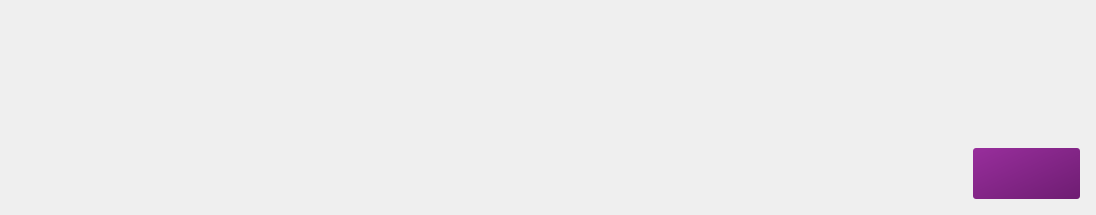
<?xml version="1.0" encoding="UTF-8"?>
<ui version="4.0">
 <class>StorePromoBanner</class>
 <widget class="QWidget" name="StorePromoBanner">
  <property name="geometry">
   <rect>
    <x>0</x>
    <y>0</y>
    <width>1096</width>
    <height>215</height>
   </rect>
  </property>
  <property name="sizePolicy">
   <sizepolicy hsizetype="Fixed" vsizetype="Fixed">
    <horstretch>0</horstretch>
    <verstretch>0</verstretch>
   </sizepolicy>
  </property>
  <property name="minimumSize">
   <size>
    <width>1096</width>
    <height>215</height>
   </size>
  </property>
  <property name="maximumSize">
   <size>
    <width>1096</width>
    <height>215</height>
   </size>
  </property>
  <property name="windowTitle">
   <string>Form</string>
  </property>
  <widget class="QWidget" name="content" native="true">
   <property name="geometry">
    <rect>
     <x>0</x>
     <y>0</y>
     <width>1096</width>
     <height>215</height>
    </rect>
   </property>
   <property name="sizePolicy">
    <sizepolicy hsizetype="Fixed" vsizetype="Fixed">
     <horstretch>0</horstretch>
     <verstretch>0</verstretch>
    </sizepolicy>
   </property>
   <property name="minimumSize">
    <size>
     <width>1096</width>
     <height>215</height>
    </size>
   </property>
   <property name="maximumSize">
    <size>
     <width>1096</width>
     <height>215</height>
    </size>
   </property>
   <property name="styleSheet">
    <string notr="true">background-color: none;</string>
   </property>
   <layout class="QHBoxLayout" name="contentLayout">
    <property name="leftMargin">
     <number>16</number>
    </property>
    <property name="topMargin">
     <number>16</number>
    </property>
    <property name="rightMargin">
     <number>16</number>
    </property>
    <property name="bottomMargin">
     <number>16</number>
    </property>
    <item alignment="Qt::AlignmentFlag::AlignRight|Qt::AlignmentFlag::AlignBottom">
     <widget class="QPushButton" name="customInfoButton">
      <property name="font">
       <font>
        <pointsize>12</pointsize>
        <bold>true</bold>
       </font>
      </property>
      <property name="cursor">
       <cursorShape>PointingHandCursor</cursorShape>
      </property>
      <property name="styleSheet">
       <string notr="true">background-color: qlineargradient(spread:pad, x1:0, y1:0, x2:1, y2:1, stop:0 rgb(152, 46, 156), stop:1 rgb(110, 29, 114));
border-color: qlineargradient(spread:pad, x1:0, y1:0, x2:1, y2:1, stop:0 rgb(171, 58, 175), stop:1 rgb(94, 13, 98));
border-radius: 3px;
color: white;
padding: 16px 32px;</string>
      </property>
      <property name="text">
       <string notr="true"/>
      </property>
     </widget>
    </item>
   </layout>
  </widget>
 </widget>
 <resources/>
 <connections/>
</ui>
